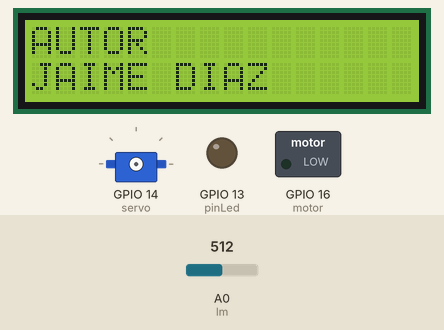
A sketch run on a simulated ESP8266 (NodeMCU). Shown: 16×2 character LCD, servo, switched loads named in the sketch (green lamp = pin HIGH), output pins drawn as LEDs (lit = HIGH). The test bench sets the inputs (shaded band); at power-on: A0 (lm) = 512. WiFi joins after 1.5 s; servers stay silent unless stated; storage starts empty; what the sketch prints to the serial monitor is not drawn.

Above: at 2.2 s.
At 7.1 s:
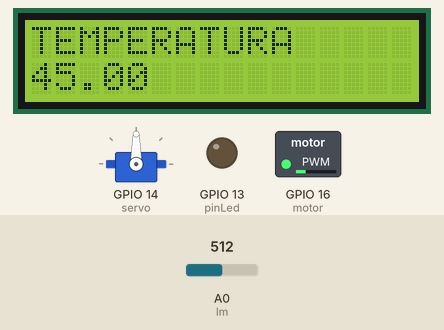
7.2 s: A0 (lm) set to 489
At 8.6 s:
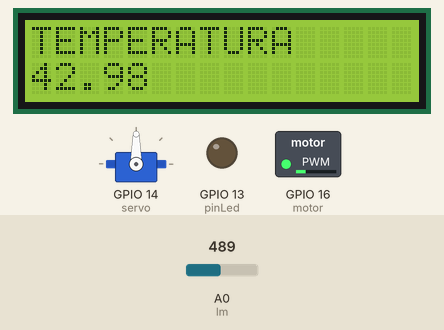
9.4 s: A0 (lm) set to 463
At 11.1 s:
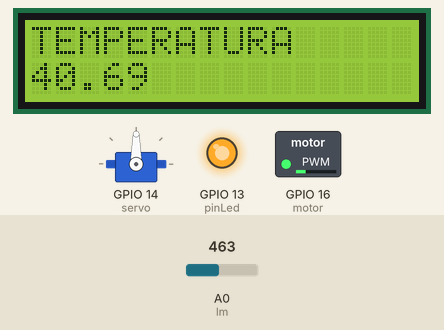
11.4 s: A0 (lm) set to 511
At 13.0 s:
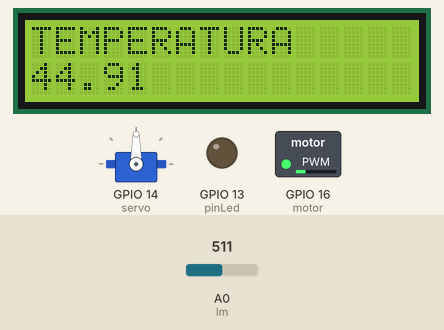
Timing chart, 0 to 14.5 s (numbered marks = the images above; inputs shaded):
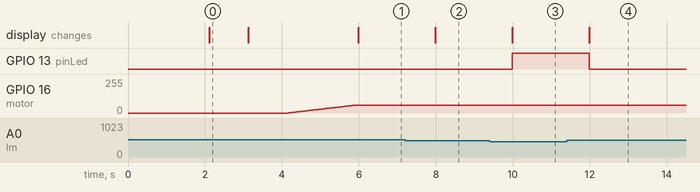

The sketch:

esp8266_sensor_lm_servomotor_encubadora_lcd_i2c.ino
```cpp
#include <Servo.h>
#include <ESP8266WiFi.h>
#include <ESPAsyncTCP.h>
#include <ESPAsyncWebServer.h>
#include <FS.h>
#include  <Wire.h>
#include  <LiquidCrystal_I2C.h>

Servo myservo;

LiquidCrystal_I2C lcd(0x27, 2, 1, 0, 4, 5, 6, 7, 3, POSITIVE);

byte pinLed = 13;
byte lm = A0;
String estado1;
const int espera=1000;
const int motor = 16;
const int velocidadmotor = 60;
const int servo = 14;
const int angulo1 = 20;
const int angulo2 = 180;


int cont1 =0 ,cont=0,reloj=0;
int flat =0;
int tiempopren = 0.5;
int tiemposervo = 1;

//Datos de nuestro WiFi
const char* ssid = "F_PADILLA";
const char* password = "F1D2I3A4Z5";

/// IP STATICA
  IPAddress ip(192, 168, 2, 122); // where xx is the desired IP Address
  IPAddress gateway(192, 168, 2, 1); // set gateway to match your network
  IPAddress subnet(255, 255, 255, 0); // set subnet mask to match your network

String Estado_Rele; //Variable String para mandar el estado del rele a nuestra página web

AsyncWebServer server(80); //Puerto TCP

float temperatura = 0;
float valor=0;
String readTempera() {
  // Read temperature as Celsius (the default)
    valor=analogRead(lm);
    temperatura=((valor*90)/1024);//lectura de temperatura
    Serial.println(temperatura);
    Serial.println(valor);

    lcd.clear();
    lcd.setCursor ( 0, 0 );
    lcd.print("TEMPERATURA");
    lcd.setCursor ( 0, 1 );
    lcd.print(temperatura);

    if (temperatura <=42){
        digitalWrite(pinLed, HIGH);
    }else {
        digitalWrite(pinLed, LOW);
    }
    return String(temperatura);
  }

String proceso(const String& var) //Función processor1 para regresar valores a página Web
{

     if(digitalRead(pinLed)==1 and var == "estado1")
     {
      estado1= "Encendido";
      reloj=0;
      return estado1;
     }
     else if (digitalRead(pinLed)==0 and var == "estado1")
     {
      estado1 = "Apagado";
      return estado1;
     }

}

void setup()
{
  Serial.begin(115200);
  pinMode(pinLed, OUTPUT);
  pinMode(motor, OUTPUT);
  pinMode(servo, OUTPUT);

  //pinMode(lm,INPUT);
  lcd.begin(16, 2);

 if(!SPIFFS.begin()){
    Serial.println("An Error has occurred while mounting SPIFFS");
    return;
  }

  // Conectamos a WiFi Modo estación con dirección IP estática
  WiFi.mode(WIFI_STA);
  WiFi.config(ip, gateway, subnet);
  WiFi.begin(ssid, password);

  //Mientras se conecta a la red que se imprima conectando a WiFi
  while (WiFi.status() != WL_CONNECTED) {
    delay(1000);
    Serial.println("Conectando a WiFi..");
  }


  Serial.println("");
  Serial.println("********************************************");
  Serial.print("Conectado a la red WiFi: ");
  Serial.println(WiFi.SSID());
  Serial.print("IP: ");
  Serial.println(WiFi.localIP());
  Serial.print("macAdress: ");
  Serial.println(WiFi.macAddress());
  Serial.println("*********************************************");

  lcd.setCursor ( 0, 0 );
  lcd.print("AUTOR");
  lcd.setCursor ( 0, 1 );
  lcd.print("JAIME DIAZ");
  delay(espera);

  lcd.clear();
  lcd.print("INCUBADORA");
  lcd.setCursor(0, 1);
  lcd.print("V 1.0");
  delay(espera);

  // Route for root / web page
  server.on("/", HTTP_GET, [](AsyncWebServerRequest *request){
    request->send(SPIFFS, "/index.html", String(), false, proceso);
  });

  server.on("/estilos.css", HTTP_GET, [](AsyncWebServerRequest *request){
    request->send(SPIFFS, "/estilos.css", "text/css");
  });

  server.on("/temperature", HTTP_GET, [](AsyncWebServerRequest *request){
    request->send_P(200, "text/plain", readTempera().c_str());
  });
  server.on("/temperature", HTTP_GET, [](AsyncWebServerRequest *request){
    request->send(SPIFFS, "/index.html", String(), false, proceso);
  });
  // Start server
  server.begin();

  myservo.attach(servo);

  for(int i=0;i<=velocidadmotor;i++){
      analogWrite(motor, i);
      delay(30);
  }


}


void loop() {
  //No se usará debido a la librería del servidor web asíncrono

  if(cont1 >= 1000){ // tiempo en milisegundos
  reloj++;
  cont=millis();
  Serial.println(reloj);

  if(reloj>=tiempopren*60){ // 60 segundos para mas tiempo se pone en segundo
  reloj=0;
  //cont=millis();
  readTempera();

  }
  if(reloj>=tiemposervo*60){ // 60 segundos para mas tiempo se pone en segundo
  reloj=0;
  if (flat==0){
    myservo.write(angulo1);
    flat=1;
  }else{
    myservo.write(angulo2);
    flat=0;
  }
  }
}
cont1=millis()-cont;
  }
```

Measured:
- the behaviour switches between 478 and 477 on A0 (lm) (found by bisection; images 2 and 3)
- after the input at 7.2 s, the display: changes after 0.78 s (image 2)
- after the input at 9.4 s, GPIO 13 (pinLed): LOW → HIGH after 0.58 s; the display: changes after 0.58 s (image 3)
- after the input at 11.4 s, GPIO 13 (pinLed): HIGH → LOW after 0.59 s; the display: changes after 0.59 s (image 4)
- what the display in image 0 shows lasts 1.0 s, from 2.1 s to 3.1 s
